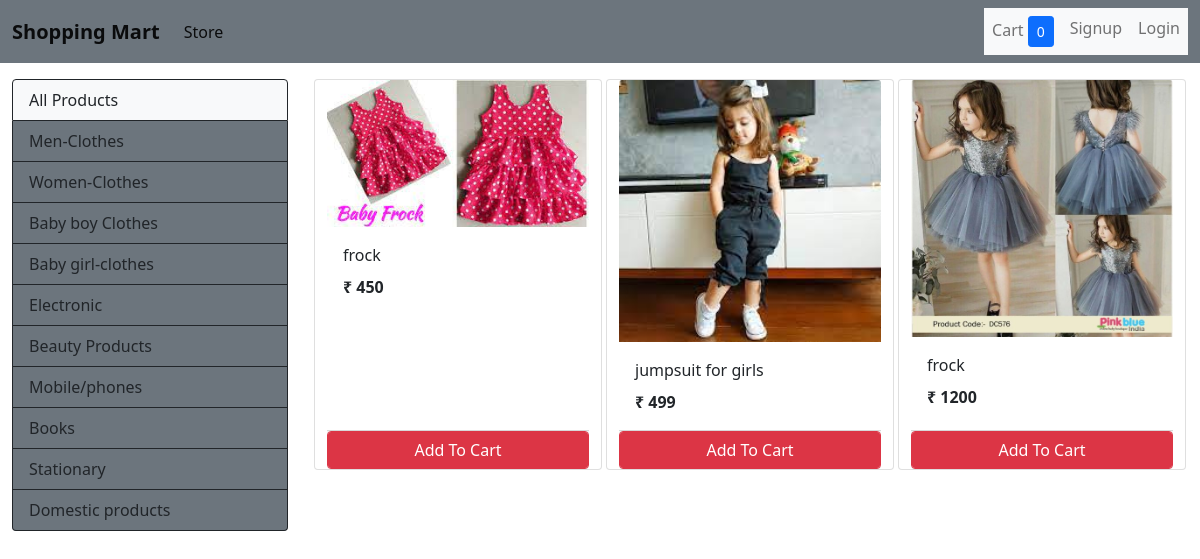
The app's page /?category=4 with its own data.
### store/models/category.py (models this page shows, shortened)
class Category(models.Model):
    name = models.CharField(max_length=20)
    @staticmethod
    def get_all_categorys():
     return Category.objects.all()

### store/models/product.py (models this page shows, shortened)
class Product(models.Model):
    name = models.CharField(max_length=50)
    price = models.IntegerField(default=0)
    category = models.ForeignKey(Category , on_delete=models.CASCADE , default=1)
    description = models.CharField(max_length=200, default='' , null=True , blank=True)
    image = models.ImageField(upload_to='uploads/products/')
    @staticmethod
    def get_all_products_by_categoryid(category_id):
        if category_id:
          return Product.objects.filter(category=category_id)
        else:
            return Product.get_all_products();

### store/views/home.py (the view, shortened to what this page needs)
# urls.py: path('', Index.as_view() , name='homepage'),
class Index(View):
    def get(self , request):
        cart = request.session.get('cart')
        if not cart:
            request.session['cart'] = {}
        products = None
        categorys = Category.get_all_categorys()
        categoryID = request.GET.get('category')
        if categoryID:
            products = Product.get_all_products_by_categoryid(categoryID)
        else:
            products = Product.get_all_products()
        data = {}
        data['products'] = products
        data['categorys'] = categorys
        print('you are : ', request.session.get('email'))
        return render(request, 'index.html', data, )

### store/templatetags/cart.py (called while the page is built)
@register.filter(name='is_in_cart')
def is_in_cart(product , cart):
    keys = cart.keys()
    for id in keys:
        if int(id) == product.id:
            return True
    return False;

### store/templatetags/custom_filter.py (called while the page is built)
@register.filter(name='currency')
def currency(number):
    return "₹ "+str(number)

### store/templates/index.html (shortened to what this page needs)
{% extends 'base.html' %}
{% block content %}
{% load cart %}
{% load custom_filter %}
<div class="container-fluid mt-3">
 <div class="row">
<div class="col-lg-3 mx-auto">
  <div class="list-group">
    <a href="/"
    class="list-group-item list-group-item-action bg-light border-dark">All Products</a>
    {% for category in categorys %}
    <a href="/?category={{category.id}}"
     class="list-group-item list-group-item-action bg-secondary border-dark">{{category.name}}</a>
    {% endfor %}
  </div>
</div>
    <div id= 'products' class="col-lg-9 mx-auto bg-seconday">
      <div class="row mx-auto">
        {% for product in products %}
        <div class= "card mx-auto mb-3" id={{product.id}} style="width: 18rem;">
          <img class="card-img-top" src="{{product.image.url}}" alt="Card image cap">
          <div class="card-body">
            <p class="card-title">{{product.name}}</p>
            <p class="card-text"><b>{{product.price|currency}}</b></p>
          </div>
          <div class="card-footer p-0 no-gutters">
            {% if product|is_in_cart:request.session.cart %}
            <div class="row no-gutters">
              <form action="/#{{product.id}}" class=" col-2 " method="POST">
                {% csrf_token %}
                <input hidden type="text" name='product' value="{{product.id}}">
                <input hidden type="text" name='remove' value='True'>
                <input type="submit" value=" - " class="col-2 btn btn-block btn-info">
              </form>
              <div class="text-center col">{{product|cart_quantity:request.session.cart}} in Cart</div>
              <form action="/#{{product.id}}" class=" col-2 " method="POST">
                {% csrf_token %}
                <input hidden type="text" name='product' value="{{product.id}}">
                <input type="submit" value=" + " class="col-2 btn btn-block btn-info">
              </form>
            </div>
            {% else %}
            <form action="/#{{product.id}}" method="POST" class="btn-block">
              <input type="submit" class="float-right btn-block btn btn-danger
              form-control" value="Add To Cart">
            </form>
            {% endif %}
          </div>
        </div>
    {% endfor %}
    </div>
  </div>
 </div>
</div>
{% endblock %}

### records on screen
Category: name "Men-Clothes"
Category: name "Women-Clothes"
Category: name "Baby boy Clothes"
Category: name "Baby girl-clothes"
Category: name "Electronic"
Category: name "Beauty Products"
Category: name "Mobile/phones"
Category: name "Books"
Category: name "Stationary"
Category: name "Domestic products"
Product: image (picture), name "frock", price "₹ 450"
Product: image (picture), name "jumpsuit for girls", price "₹ 499"
Product: image (picture), name "frock", price "₹ 1200"

### other values on screen
{{ request.session.cart.keys|length }} "0"
